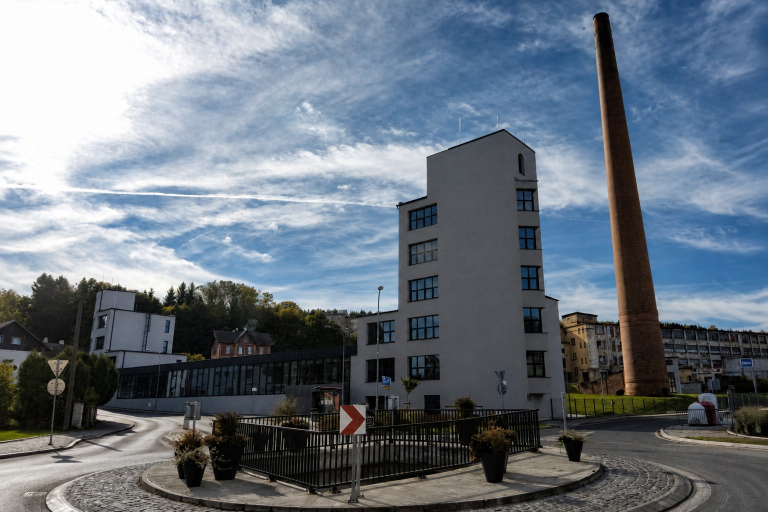
#> input picture docs/shared/media/IMG_20211020_124231__025795fbf4.jpg, 1536 x 1024 px, found by its file name (shown at 1/2 size)
$ python gen_carousel_images.py
#> lines starting #> are read from the running program, lines starting #| are printed output that depends on the picture
"""Generuje výřezy 16:10 pro karusely na homepage.

Zdrojové fotky mají různé rozměry a některé přes 3 MB (PNG). Karusel načítá
několik obrázků vedle sebe, takže originály by zbytečně pálily mobilní data.
Skript z každé fotky udělá dvě šířky (1600 a 900 px) v JPEG q82 a uloží je do
docs/a/assets/media/carousel/.

Spuštění:  python scripts/gen_carousel_images.py
"""

from __future__ import annotations

import os
from PIL import Image, ImageOps

MEDIA = os.path.join("docs", "a", "assets", "media")
OUT = os.path.join(MEDIA, "carousel")
WIDTHS = (1600, 900)
RATIO = 16 / 10

# cíl -> (zdroj, svislé ukotvení výřezu 0 = horní hrana, 1 = dolní)
SOURCES = {
    # Realizace
    "tosta-plesna": ("IMG_20211020_124231__025795fbf4.jpg", 0.5),
    "narodni-muzeum": ("NMsilnoproud__661ae89d7d.png", 0.5),
    "chebsky-hrad": ("kaple_na_hrade4__646f374ccc.png", 0.45),
    "fve-sidlo": ("prezentaceFVE__734ef6e255.jpg", 0.5),
    "skalna": ("skalna1__32816c2a01.png", 0.55),
    # Služby
    "nizke-napeti": (os.path.join("brands", "schneider-acti9.jpg"), 0.45),
    "vysoke-napeti": ("VN__55be26fb82.png", 0.5),
    "fotovoltaika": ("alternativnizdroje__5679b1bc4a.png", 0.5),
    "rozvadece": ("rozvadec__7022fc0fb0.png", 0.5),
    "slaboproud": ("opticky-rozvadec__454b33af6c.jpg", 0.5),
    "projekce": ("NMvizualizace__1fefe8e149.png", 0.5),
    "revize": ("revize__0686bebeae.jpg", 0.5),
    "zemni-prace": ("DSC_0020__1c3744f436.jpg", 0.5),
}


def crop_to_ratio(img: Image.Image, anchor: float) -> Image.Image:
    w, h = img.size
    target_h = w / RATIO
    if target_h <= h:
        top = int((h - target_h) * anchor)
        return img.crop((0, top, w, top + int(target_h)))
    target_w = int(h * RATIO)
    left = (w - target_w) // 2
    return img.crop((left, 0, left + target_w, h))


def main() -> None:
    os.makedirs(OUT, exist_ok=True)
    total = 0
    for name, (src, anchor) in SOURCES.items():
        path = os.path.join(MEDIA, src)
        if not os.path.exists(path):
            print("CHYBÍ ZDROJ:", path)
            continue
        with Image.open(path) as raw:
#> raw is the input picture: PIL image 1536x1024 RGB; mean R, G, B 107.7, 118.1, 129.3
            img = ImageOps.exif_transpose(raw)
            if img.mode in ("RGBA", "LA", "P"):
                img = img.convert("RGB")
            cropped = crop_to_ratio(img, anchor)
#> in crop_to_ratio, `return img.crop((0, top, w, top + int(target_h)))`:
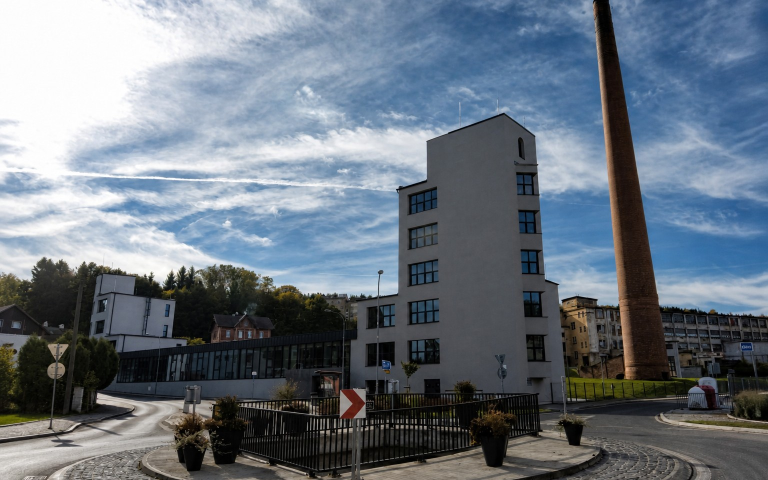
#> returned value: PIL image 1536x960 RGB (shown at 1/2 size); mean R, G, B 107.1, 117.7, 129
            for width in WIDTHS:
                height = round(width / RATIO)
                out_name = "%s-%d.jpg" % (name, width)
                out_path = os.path.join(OUT, out_name)
                resized = cropped.resize((width, height), Image.LANCZOS)
                resized.save(out_path, "JPEG", quality=82, optimize=True, progressive=True)
                size_kb = os.path.getsize(out_path) / 1024
                print("%-28s %5d x %4d  %6.1f kB" % (out_name, width, height, size_kb))
                total += 1
#> this loop made 2 passes
#> pass 2, in main, `resized = cropped.resize((width, height), Image.LANCZOS)`:
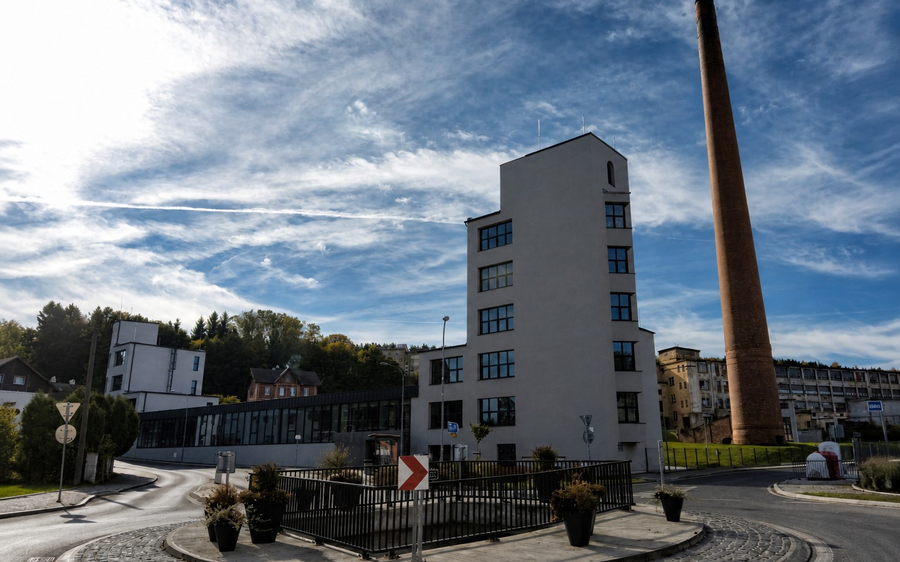
#> resized: PIL image 900x562 RGB; mean R, G, B 107.1, 117.7, 129
#> after the loop, total = 2
#> pass 2 of the loop in main, `for name, (src, anchor) in SOURCES.items():`:
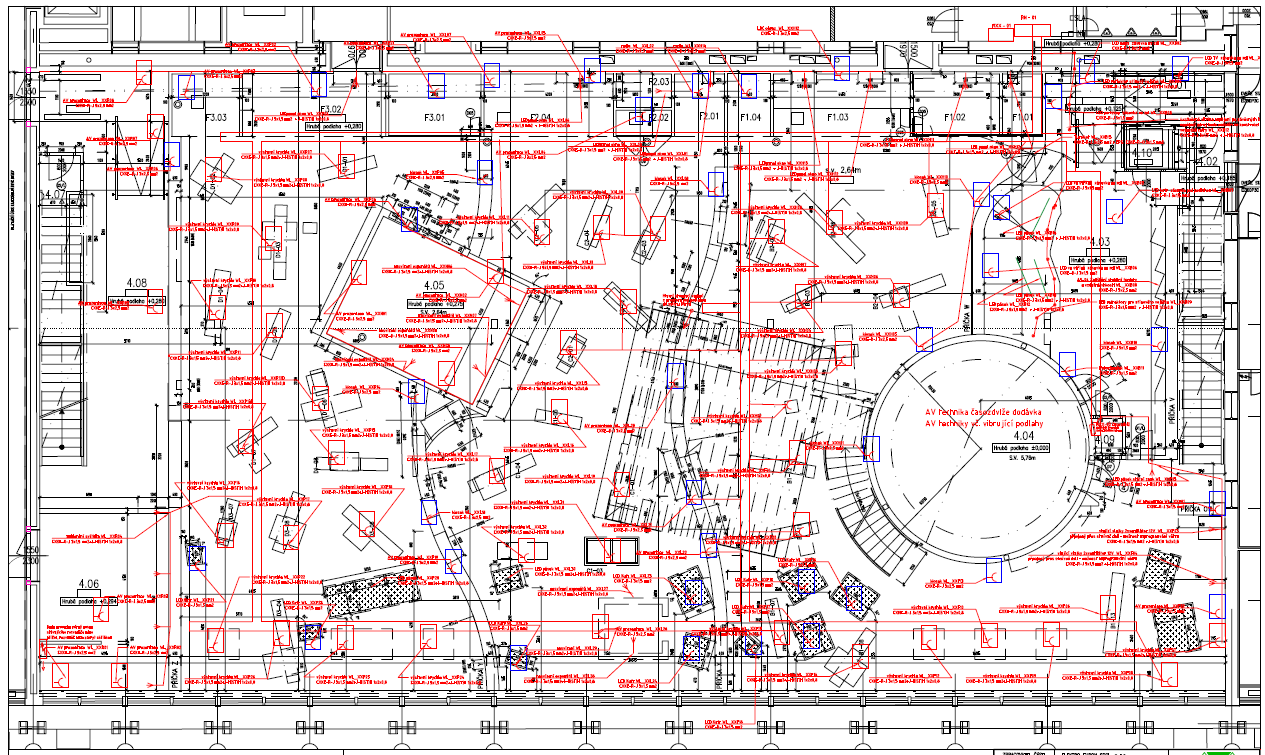
#> input picture docs/shared/media/NMsilnoproud__661ae89d7d.png, 1265 x 755 px, found by its file name
#> in main, raw is the input picture: PIL image 1265x755 RGB; mean R, G, B 228.6, 214.2, 215.1
#> the loop in main, `for width in WIDTHS:` made 2 passes
#> (size_kb, total) on passes 1 to 2: (468.3, 3), (189.2, 4)
#> (printed output is left out)
#> pass 1, in main, `resized = cropped.resize((width, height), Image.LANCZOS)`:
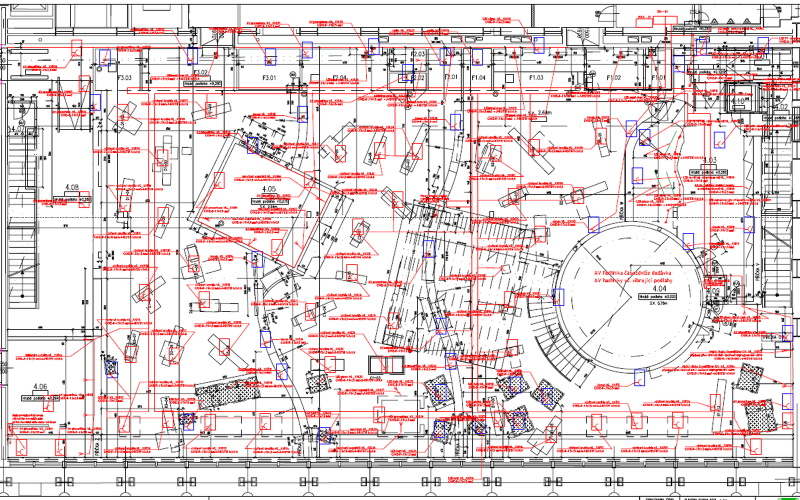
#> resized: PIL image 1600x1000 RGB (shown at 1/2 size); mean R, G, B 227.2, 211.9, 212.8
#> pass 2, in main, `resized = cropped.resize((width, height), Image.LANCZOS)`:
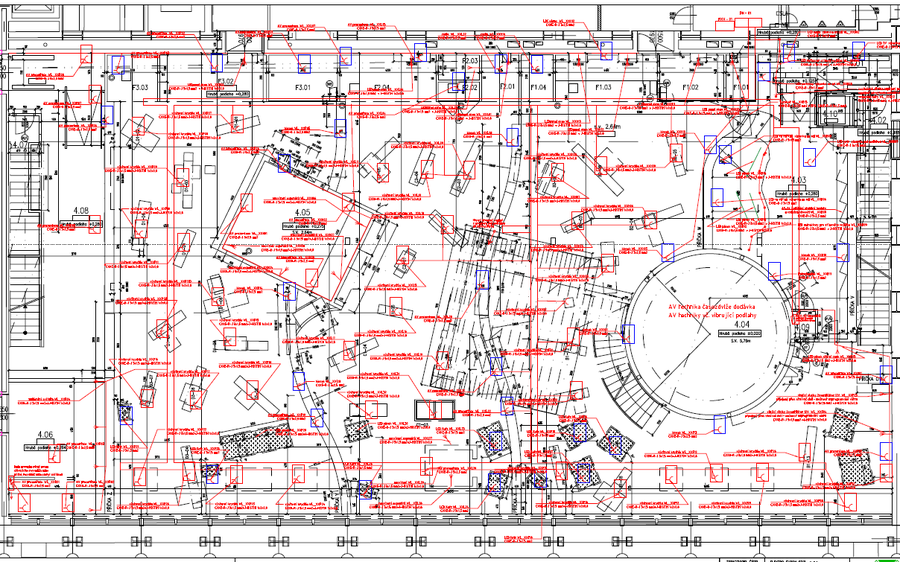
#> resized: PIL image 900x562 RGB; mean R, G, B 227.2, 211.8, 212.8
#> after the loop in main, `for width in WIDTHS:`: total = 4
#> pass 3 of the loop in main, `for name, (src, anchor) in SOURCES.items():`:
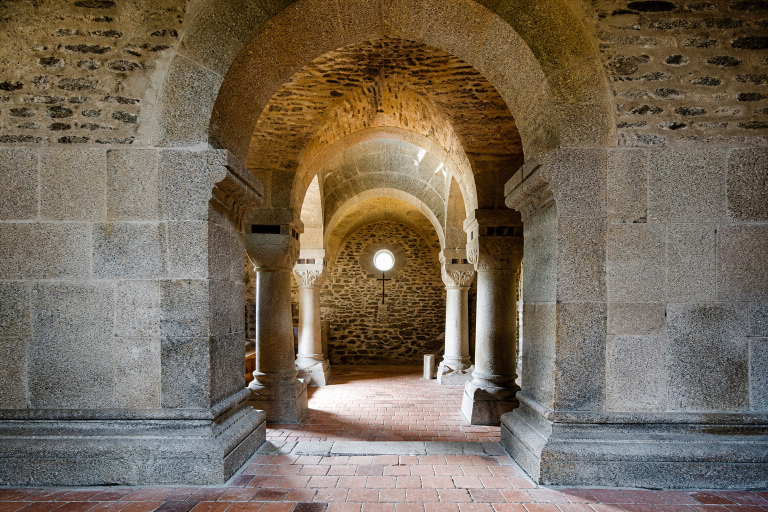
#> input picture docs/shared/media/kaple_na_hrade4__646f374ccc.png, 1536 x 1024 px, found by its file name (shown at 1/2 size)
#> in main, raw is the input picture: PIL image 1536x1024 RGB; mean R, G, B 118, 105, 88.9
#> in crop_to_ratio (call 3), `return img.crop((0, top, w, top + int(target_h)))`:
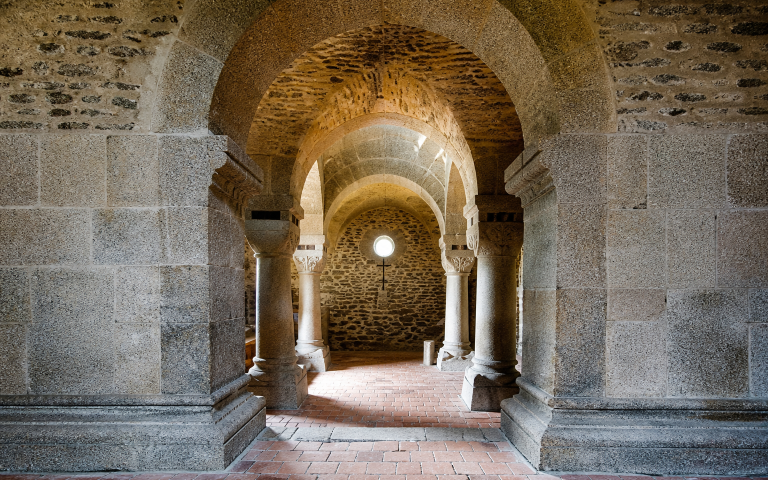
#> returned value: PIL image 1536x960 RGB (shown at 1/2 size); mean R, G, B 118.2, 106, 89.8
#> the loop in main, `for width in WIDTHS:` made 2 passes
#> (size_kb, total) on passes 1 to 2: (461.5, 5), (156, 6)
#> (printed output is left out)
#> pass 2, in main, `resized = cropped.resize((width, height), Image.LANCZOS)`:
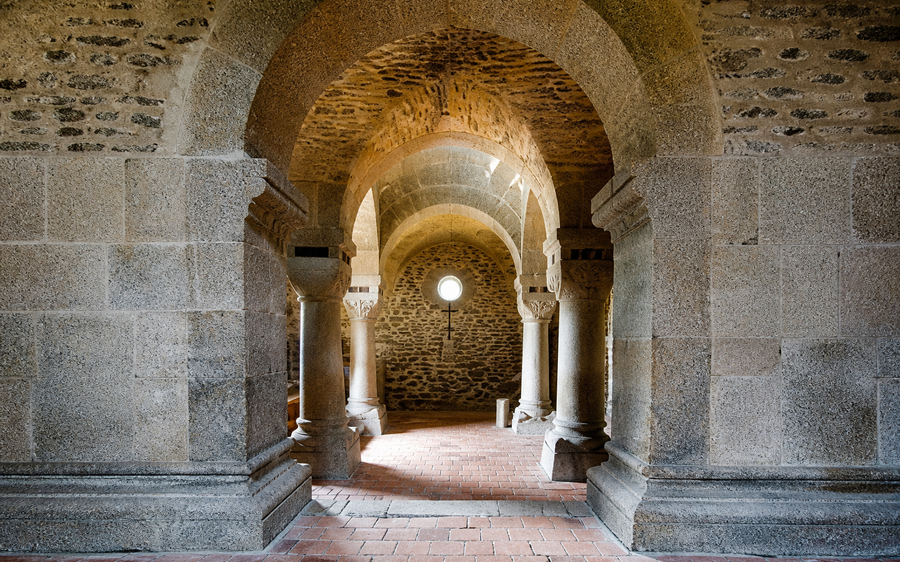
#> resized: PIL image 900x562 RGB; mean R, G, B 118.2, 106, 89.8
#> after the loop in main, `for width in WIDTHS:`: total = 6
#> the loop made 13 passes; the first 3 are shown
    print("hotovo, souborů:", total)


if __name__ == "__main__":
    main()
